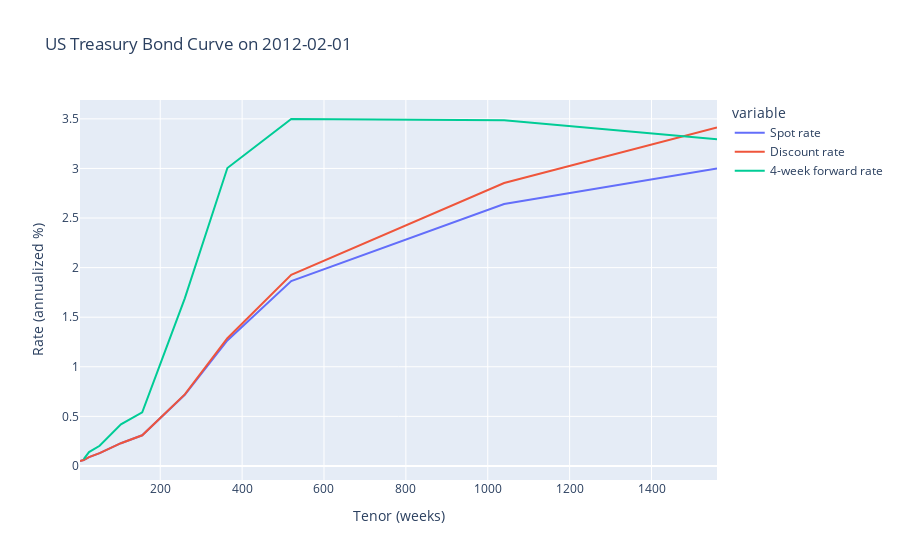

The notebook cell this image was saved under:
### Code cell
plot_yc('2012-02-01', log_x=False)

### Figure 1 — Plotly figure (JSON) as saved in the notebook; plotly's stock layout.template omitted (floating-point values rounded to 4 significant figures)
{"data": [{"hovertemplate": "variable=Spot rate<br>Tenor (weeks)=%{x}<br>Rate (annualized %)=%{y}<extra></extra>", "legendgroup": "Spot rate", "line": {"color": "#636efa", "dash": "solid"}, "marker": {"symbol": "circle"}, "mode": "lines", "name": "Spot rate", "orientation": "v", "showlegend": true, "type": "scatter", "x": [4, 13, 26, 52, 104, 156, 260, 364, 520, 1040, 1560], "xaxis": "x", "y": [0.04984, 0.0598, 0.0897, 0.1296, 0.2292, 0.309, 0.7176, 1.266, 1.864, 2.641, 3.0], "yaxis": "y"}, {"hovertemplate": "variable=Discount rate<br>Tenor (weeks)=%{x}<br>Rate (annualized %)=%{y}<extra></extra>", "legendgroup": "Discount rate", "line": {"color": "#EF553B", "dash": "solid"}, "marker": {"symbol": "circle"}, "mode": "lines", "name": "Discount rate", "orientation": "v", "showlegend": true, "type": "scatter", "x": [4, 13, 26, 52, 104, 156, 260, 364, 520, 1040, 1560], "xaxis": "x", "y": [0.04984, 0.0598, 0.0897, 0.1296, 0.2293, 0.3091, 0.7217, 1.288, 1.928, 2.853, 3.412], "yaxis": "y"}, {"hovertemplate": "variable=4-week forward rate<br>Tenor (weeks)=%{x}<br>Rate (annualized %)=%{y}<extra></extra>", "legendgroup": "4-week forward rate", "line": {"color": "#00cc96", "dash": "solid"}, "marker": {"symbol": "circle"}, "mode": "lines", "name": "4-week forward rate", "orientation": "v", "showlegend": true, "type": "scatter", "x": [4, 13, 26, 52, 104, 156, 260, 364, 520, 1040, 1560], "xaxis": "x", "y": [null, 0.06977, 0.1403, 0.2031, 0.4202, 0.5403, 1.69, 3.004, 3.498, 3.486, 3.295], "yaxis": "y"}], "layout": {"autosize": true, "legend": {"title": {"text": "variable"}, "tracegroupgap": 0}, "title": {"text": "US Treasury Bond Curve on 2012-02-01"}, "xaxis": {"anchor": "y", "autorange": true, "domain": [0, 1], "range": [4, 1560], "title": {"text": "Tenor (weeks)"}, "type": "linear"}, "yaxis": {"anchor": "x", "autorange": true, "domain": [0, 1], "range": [-0.1418, 3.69], "title": {"text": "Rate (annualized %)"}, "type": "linear"}}}
